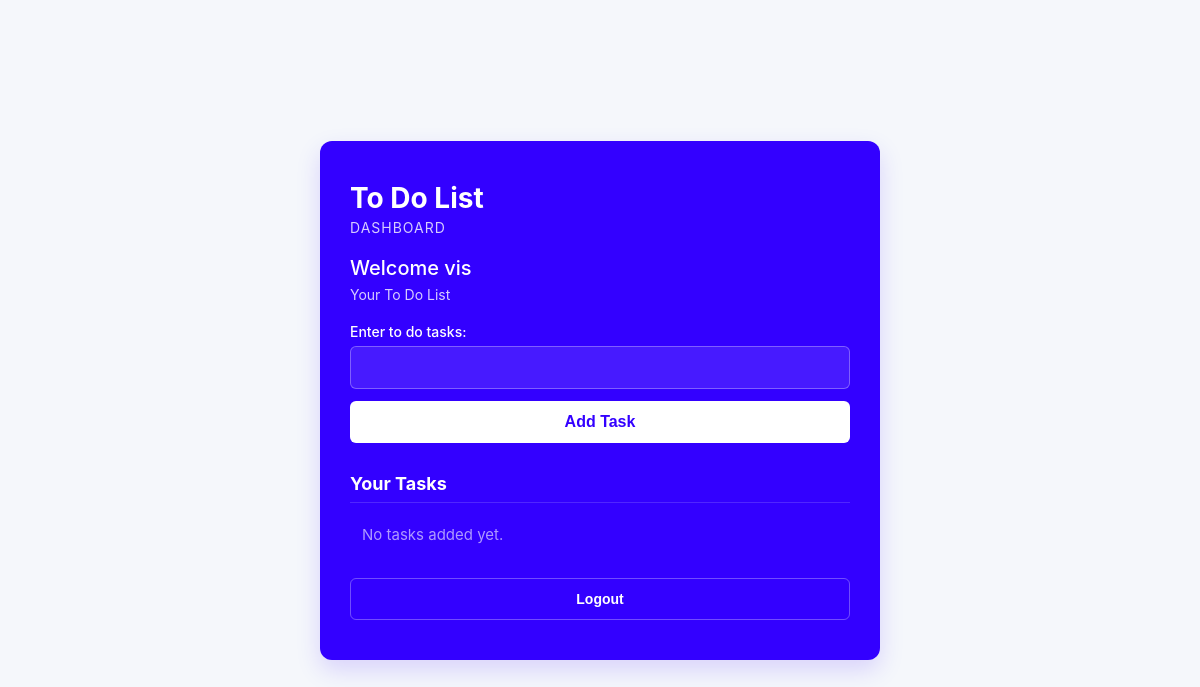
Before: /dashboard/ (signed in) with the older database file.
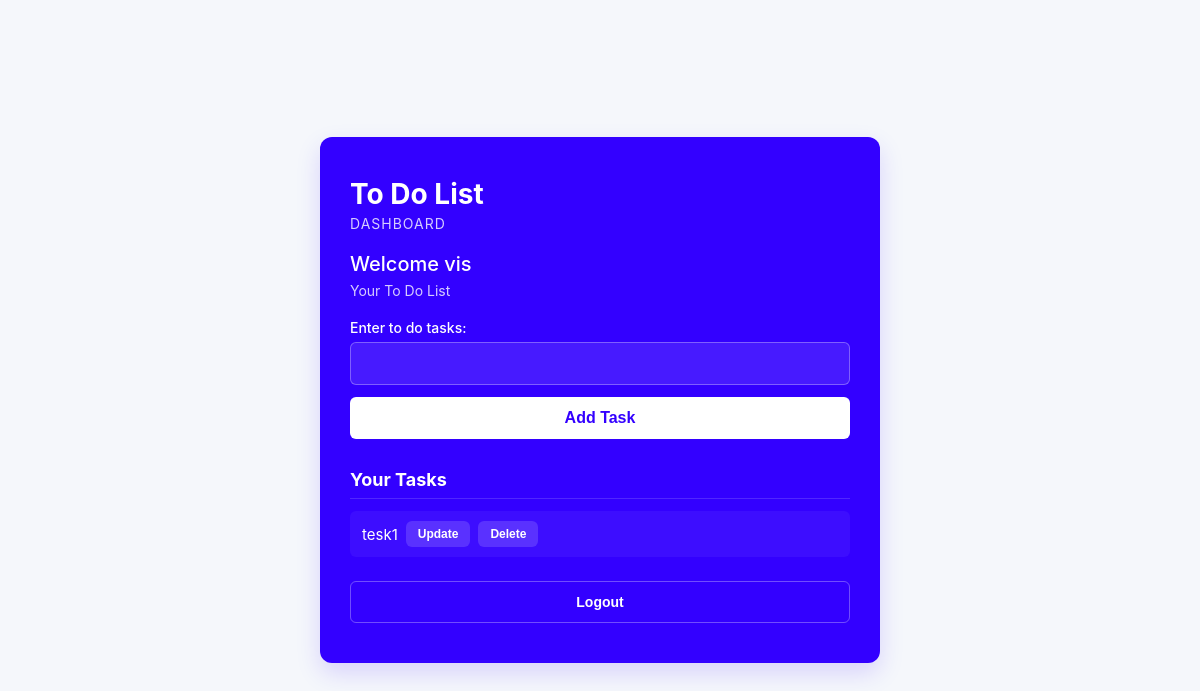
After: the same page with the newer database file.
### app1/models.py (models this page shows, shortened)
class Task(models.Model):
	user = models.ForeignKey(User, on_delete=models.CASCADE, related_name='tasks')
	task = models.CharField(max_length=255)

### app1/views.py (the view)
# urls.py: path('dashboard/',views.dashboard_page,name='dashboard'),
def dashboard_page(request):
    c=Task.objects.filter(user=request.user)
    if request.method == "POST":
        task = request.POST.get('task')
        Task.objects.create(user=request.user, task=task)
        return redirect('dashboard')
    return render(request, 'dashboard.html', {'tasks':c})

### templates/dashboard.html (shortened to what this page needs)
<!DOCTYPE html>
<html lang="en">
<head>
</head>
<body>
    <div class="card-container">
        <div class="card">
            <h1>To Do List</h1>
            <div class="logout">
                <h3>Dashboard</h3>
            </div>
            <div>
                <h1>Welcome {{ user.username }}</h1>
                <h3>Your To Do List</h3>
            </div>
            <form method="post">
                <label>Enter to do tasks: <input type="text" name="task"></label>
                <button type="submit">Add Task</button>
            </form>
            <h2>Your Tasks</h2>
            <ul>
                {% for task in tasks %}
                <li>
                    {{ task.task }}
                    <button>
                        <a href="{% url 'update' task.id %}" style="text-decoration: none;">Update</a>
                    </button>
                    <button>
                        <a href="{% url 'delete' task.id %}" style="text-decoration: none;">Delete</a>
                    </button>
                </li>
                {% empty %}
                <li style="opacity: 0.6; background: none; justify-content: center;">No tasks added yet.</li>
                {% endfor %}
            </ul>
            <button>
                <a href="{% url 'login' %}" style="text-decoration: none;">Logout</a>
            </button>
        </div>
    </div>
</body>
</html>

### templates/dashboard.html (style rules this page uses)
body { margin: 0; padding: 0; font-family: -apple-system, BlinkMacSystemFont, "Segoe UI", Roboto, Helvetica, Arial, sans-serif; background-color: #f5f7fb; display: flex; justify-content: center; align-items: center; min-height: 100vh; }
.card-container { display: flex; justify-content: center; align-items: center; width: 100%; padding: 20px; }
.card { background-color: #3300ff; color: #ffffff; width: 100%; max-width: 500px; padding: 40px 30px; border-radius: 12px; box-shadow: 0 10px 25px rgba(51, 0, 255, 0.15); text-align: left; }
.card > h1:first-of-type { margin: 0 0 4px 0; font-size: 28px; font-weight: 700; }
.logout h3 { margin: 0 0 24px 0; font-size: 14px; text-transform: uppercase; letter-spacing: 1px; color: rgba(255, 255, 255, 0.6); font-weight: 600; }
.card div h1 { font-size: 20px; margin: 0 0 6px 0; font-weight: 500; }
.card div h3 { font-size: 14px; margin: 0 0 20px 0; color: rgba(255, 255, 255, 0.8); font-weight: 400; }
form { display: flex; flex-direction: column; gap: 12px; margin-bottom: 30px; }
label { display: flex; flex-direction: column; gap: 6px; font-size: 14px; font-weight: 500; }
input[type="text"] { padding: 12px; border: 1px solid rgba(255, 255, 255, 0.3); border-radius: 6px; background-color: rgba(255, 255, 255, 0.1); color: #ffffff; font-size: 15px; transition: all 0.2s ease; outline: none; }
button, input[type="submit"] { padding: 10px 16px; font-size: 14px; font-weight: 600; border-radius: 6px; border: none; cursor: pointer; transition: transform 0.1s ease, opacity 0.2s ease; }
form button[type="submit"] { background-color: #ffffff; color: #3300ff; padding: 12px; font-size: 16px; }
.card h2 { font-size: 18px; margin: 0 0 12px 0; border-bottom: 1px solid rgba(255, 255, 255, 0.15); padding-bottom: 8px; }
ul { list-style: none; padding: 0; margin: 0 0 24px 0; display: flex; flex-direction: column; gap: 10px; }
ul li { display: flex; align-items: center; gap: 8px; background-color: rgba(255, 255, 255, 0.05); padding: 10px 12px; border-radius: 6px; font-size: 15px; }
ul li::after { content: ""; flex-grow: 1; }
ul button { padding: 6px 12px; font-size: 12px; background-color: rgba(255, 255, 255, 0.15); }
ul button a { color: #ffffff !important; }
button a { display: inline-block; width: 100%; height: 100%; color: inherit; }
.card > button:last-of-type { width: 100%; background-color: transparent; border: 1px solid rgba(255, 255, 255, 0.3); color: #ffffff; padding: 12px; }

Changed rows visible on the page:
added Task: task "tesk1"
Other visible differences:
text no longer shown: "No tasks added yet."
